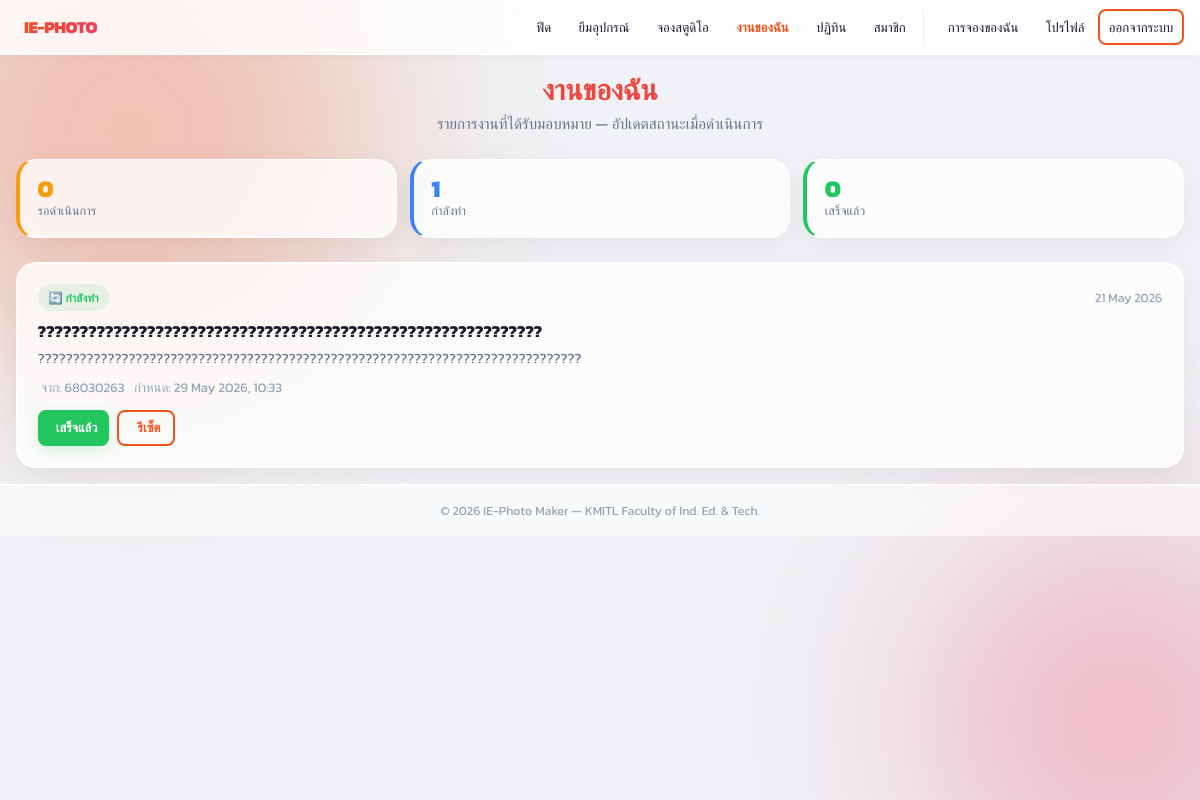
/member/my_tasks.php (signed in), run on the app's committed database.
### tables this page shows
CREATE TABLE `tasks` (
  `id` int(11) NOT NULL AUTO_INCREMENT,
  `title` varchar(255) NOT NULL,
  `description` text DEFAULT NULL,
  `assigned_by` int(11) NOT NULL,
  `assigned_to` int(11) NOT NULL,
  `booking_id` int(11) DEFAULT NULL,
  `status` enum('pending','in_progress','completed','cancelled') DEFAULT 'pending',
  `due_date` datetime DEFAULT NULL,
  `created_at` timestamp NOT NULL DEFAULT current_timestamp(),
  PRIMARY KEY (`id`),
  KEY `assigned_by` (`assigned_by`),
  KEY `assigned_to` (`assigned_to`),
  CONSTRAINT `tasks_ibfk_1` FOREIGN KEY (`assigned_by`) REFERENCES `users` (`id`),
  CONSTRAINT `tasks_ibfk_2` FOREIGN KEY (`assigned_to`) REFERENCES `users` (`id`)
);

CREATE TABLE `users` (
  `id` int(11) NOT NULL AUTO_INCREMENT,
  `student_id` varchar(8) DEFAULT NULL,
  `first_name` varchar(50) DEFAULT NULL,
  `last_name` varchar(50) DEFAULT NULL,
  `email` varchar(100) NOT NULL,
  `password` varchar(255) NOT NULL,
  `phone` varchar(15) DEFAULT NULL,
  `role` enum('admin','member','guest') NOT NULL DEFAULT 'member',
  `profile_image` varchar(255) DEFAULT 'default.png',
  `contact_status` enum('available','busy','offline') NOT NULL DEFAULT 'offline',
  `profile_completed` tinyint(1) NOT NULL DEFAULT 0,
  `created_at` timestamp NOT NULL DEFAULT current_timestamp(),
  `email_verified` tinyint(1) NOT NULL DEFAULT 0,
  `email_verify_token` varchar(64) DEFAULT NULL,
  `email_verify_sent_at` datetime DEFAULT NULL,
  PRIMARY KEY (`id`),
  UNIQUE KEY `email` (`email`),
  UNIQUE KEY `student_id` (`student_id`)
);

### member/my_tasks.php (the view, shortened to what this page needs)
<?php
require_once __DIR__ . '/../config/database.php';
$user_id = $_SESSION['user_id'];
try { $pdo->query("SELECT 1 FROM tasks LIMIT 1"); } catch (Exception $e) {
    $pdo->exec("CREATE TABLE IF NOT EXISTS tasks (
        id INT AUTO_INCREMENT PRIMARY KEY, title VARCHAR(255) NOT NULL, description TEXT,
        assigned_by INT NOT NULL, assigned_to INT NOT NULL, booking_id INT DEFAULT NULL,
        status ENUM('pending','in_progress','completed','cancelled') NOT NULL DEFAULT 'pending',
        due_date DATETIME DEFAULT NULL, created_at TIMESTAMP DEFAULT CURRENT_TIMESTAMP,
        updated_at TIMESTAMP DEFAULT CURRENT_TIMESTAMP ON UPDATE CURRENT_TIMESTAMP
    ) ENGINE=InnoDB DEFAULT CHARSET=utf8mb4");
}
$stmt = $pdo->prepare("
    SELECT t.*, c.student_id as creator_name
    FROM tasks t
    LEFT JOIN users c ON t.assigned_by = c.id
    WHERE t.assigned_to = ?
    ORDER BY FIELD(t.status, 'in_progress', 'pending', 'completed', 'cancelled'), t.created_at DESC
");
$stmt->execute([$user_id]);
$tasks = $stmt->fetchAll();
$pendingCount = 0; $inProgressCount = 0; $completedCount = 0;
foreach ($tasks as $t) {
    if ($t['status'] === 'pending') $pendingCount++;
    elseif ($t['status'] === 'in_progress') $inProgressCount++;
    elseif ($t['status'] === 'completed') $completedCount++;
}
require_once __DIR__ . '/../includes/header.php';
?>
<div class="page-header">
    <h2>งานของฉัน</h2>
    <p>รายการงานที่ได้รับมอบหมาย — อัปเดตสถานะเมื่อดำเนินการ</p>
</div>
<div class="stats-grid stats-grid-3" style="margin-bottom:1.5rem;">
    <div class="stat-card animate-in" style="border-left:4px solid var(--warning);">
        <div class="stat-value" style="color:var(--warning);font-size:1.5rem;"><?php echo $pendingCount; ?></div>
        <div class="stat-label">รอดำเนินการ</div>
    </div>
    <div class="stat-card animate-in" style="border-left:4px solid var(--info);">
        <div class="stat-value" style="color:var(--info);font-size:1.5rem;"><?php echo $inProgressCount; ?></div>
        <div class="stat-label">กำลังทำ</div>
    </div>
    <div class="stat-card animate-in" style="border-left:4px solid var(--success);">
        <div class="stat-value" style="color:var(--success);font-size:1.5rem;"><?php echo $completedCount; ?></div>
        <div class="stat-label">เสร็จแล้ว</div>
    </div>
</div>
<?php if(empty($tasks)):?>
    <div class="glass-card empty-state"><i class="ph ph-kanban"></i><p class="text-muted">คุณยังไม่มีงานที่ได้รับมอบหมาย</p></div>
<?php else:?>
    <div style="display:flex;flex-direction:column;gap:1rem;">
    <?php foreach($tasks as $t):?>
        <?php
            $sLabel='รอดำเนินการ';$sBadge='badge-pending';$sIcon='⏳';
            if($t['status']==='in_progress'){$sLabel='กำลังทำ';$sBadge='badge-approved';$sIcon='🔄';}
            $isOverdue = $t['due_date'] && strtotime($t['due_date']) < time() && !in_array($t['status'], ['completed','cancelled']);
        ?>
        <div class="glass-card animate-in" style="padding:1.3rem;<?php echo $isOverdue?'border-left:4px solid var(--danger);':'';?><?php echo $t['status']==='completed'?'opacity:.7;':'';?>">
            <div class="flex-between" style="margin-bottom:.6rem;">
                <span class="badge <?php echo $sBadge;?>"><?php echo $sIcon.' '.$sLabel;?></span>
                <span style="font-size:.78rem;color:var(--text-muted);"><i class="ph ph-clock"></i> <?php echo date('d M Y',strtotime($t['created_at']));?></span>
            </div>
            <h4 style="font-size:1.05rem;margin-bottom:.3rem;"><?php echo htmlspecialchars($t['title']);?></h4>
            <?php if($t['description']):?><p style="font-size:.88rem;color:var(--text-secondary);margin-bottom:.6rem;"><?php echo nl2br(htmlspecialchars($t['description']));?></p><?php endif;?>
            <div class="task-meta" style="font-size:.82rem;color:var(--text-muted);margin-bottom:.8rem;">
                <span><i class="ph ph-user"></i> จาก: <?php echo htmlspecialchars($t['creator_name']);?></span>
                <?php if($t['due_date']):?>
                    <span style="<?php echo $isOverdue?'color:var(--danger);font-weight:600;':'';?>">
                        <i class="ph ph-calendar"></i> กำหนด: <?php echo date('d M Y, H:i',strtotime($t['due_date']));?>
                    </span>
                <?php endif;?>
            </div>
            <?php if(!in_array($t['status'],['completed','cancelled'])):?>
            <form method="POST" class="task-actions" style="display:flex;gap:.5rem;flex-wrap:wrap;">
                <?php if($t['status']==='in_progress'):?>
                    <button name="status" value="completed" class="btn btn-success btn-sm"><i class="ph-bold ph-check"></i> เสร็จแล้ว</button>
                <?php endif;?>
                <button name="status" value="pending" class="btn btn-outline btn-sm" style="<?php echo $t['status']==='pending'?'display:none;':'';?>"><i class="ph ph-arrow-counter-clockwise"></i> รีเซ็ต</button>
            </form>
            <?php endif;?>
        </div>
    <?php endforeach;?>
    </div>
<?php endif;?>
<?php require_once __DIR__ . '/../includes/footer.php'; ?>

### data on the page
tasks: status "🔄", status "กำลังทำ", created_at "21 May 2026", title "????????????????????????????????????????????????????????????", description "??????????????????????????????????????????????????????????????????????????????", assigned_by.student_id "68030263", due_date "29 May 2026, 10:33", shows "เสร็จแล้ว"

### other printed values
$pendingCount "0"
$inProgressCount "1"
$completedCount "0"
